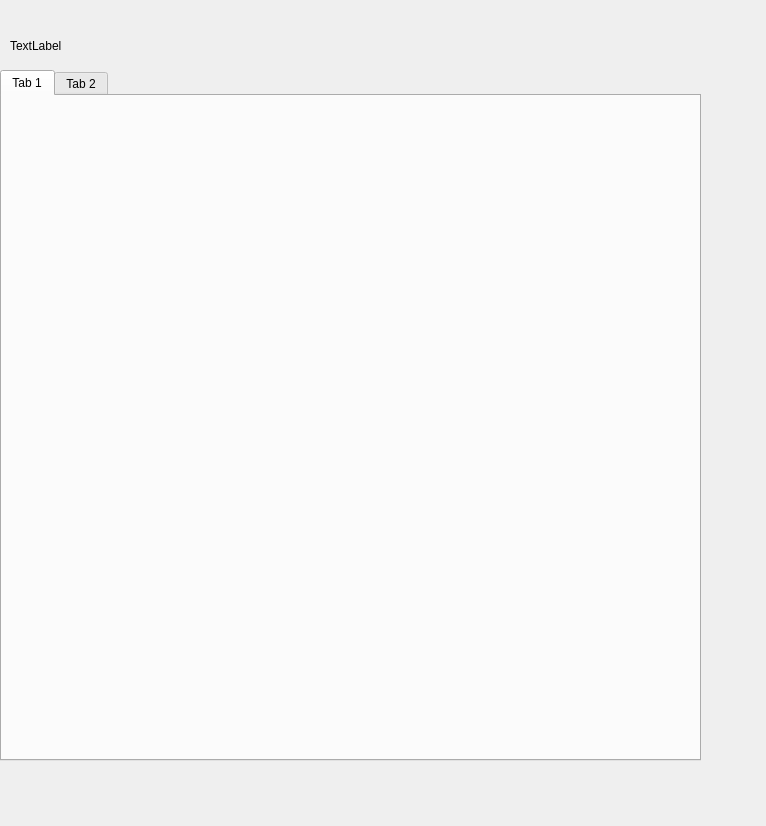
<?xml version="1.0" encoding="UTF-8"?>
<ui version="4.0">
 <class>Quiver_Tab</class>
 <widget class="QWidget" name="Quiver_Tab">
  <property name="geometry">
   <rect>
    <x>0</x>
    <y>0</y>
    <width>766</width>
    <height>826</height>
   </rect>
  </property>
  <property name="windowTitle">
   <string>MainWindow</string>
  </property>
  <widget class="QLabel" name="projectLabel">
   <property name="geometry">
    <rect>
     <x>10</x>
     <y>30</y>
     <width>301</width>
     <height>31</height>
    </rect>
   </property>
   <property name="text">
    <string>TextLabel</string>
   </property>
  </widget>
  <widget class="QTabWidget" name="tabWidget">
   <property name="geometry">
    <rect>
     <x>0</x>
     <y>70</y>
     <width>701</width>
     <height>691</height>
    </rect>
   </property>
   <widget class="QWidget" name="tab">
    <attribute name="title">
     <string>Tab 1</string>
    </attribute>
   </widget>
   <widget class="QWidget" name="tab_2">
    <attribute name="title">
     <string>Tab 2</string>
    </attribute>
   </widget>
  </widget>
 </widget>
 <resources/>
 <connections/>
</ui>
